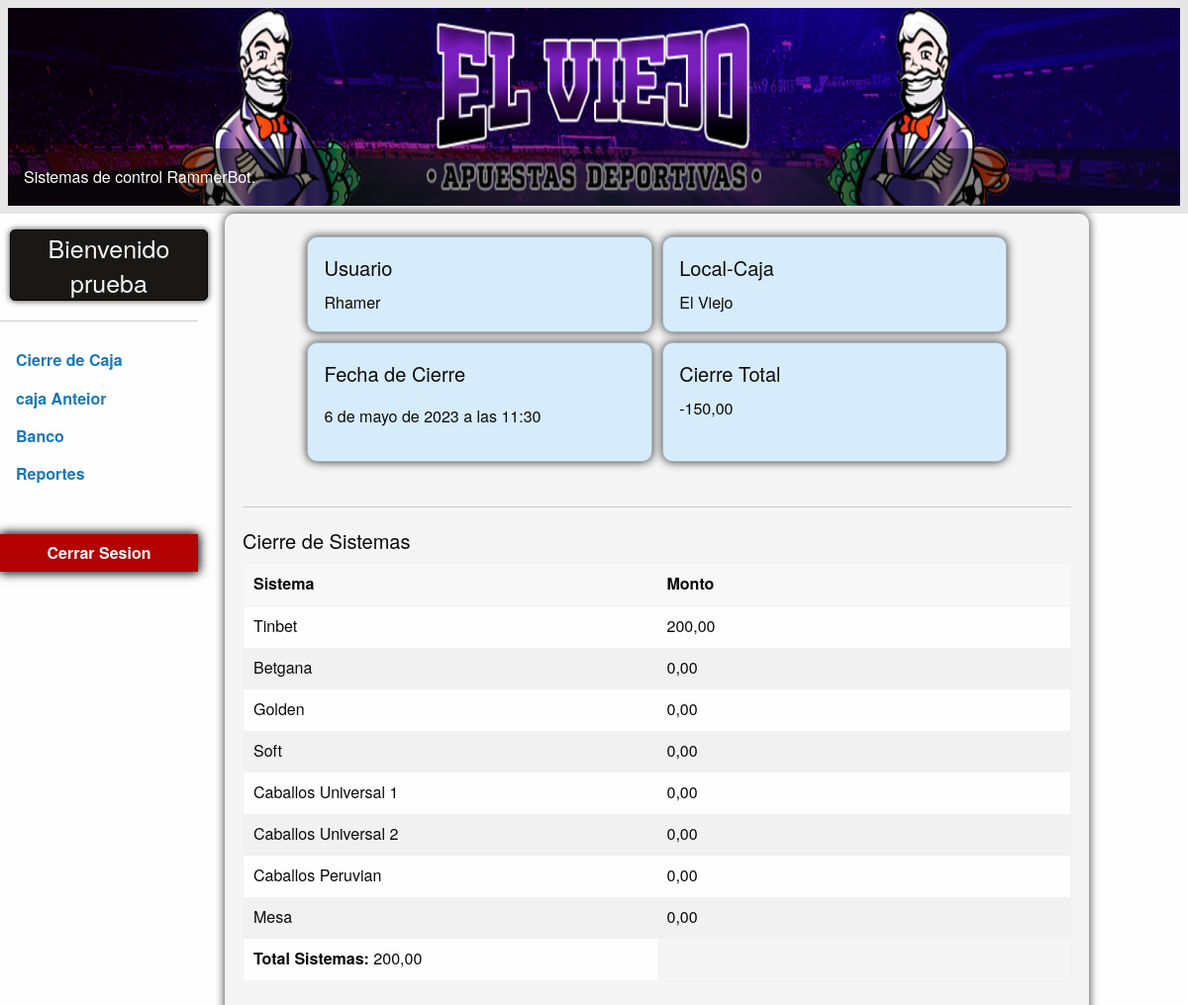
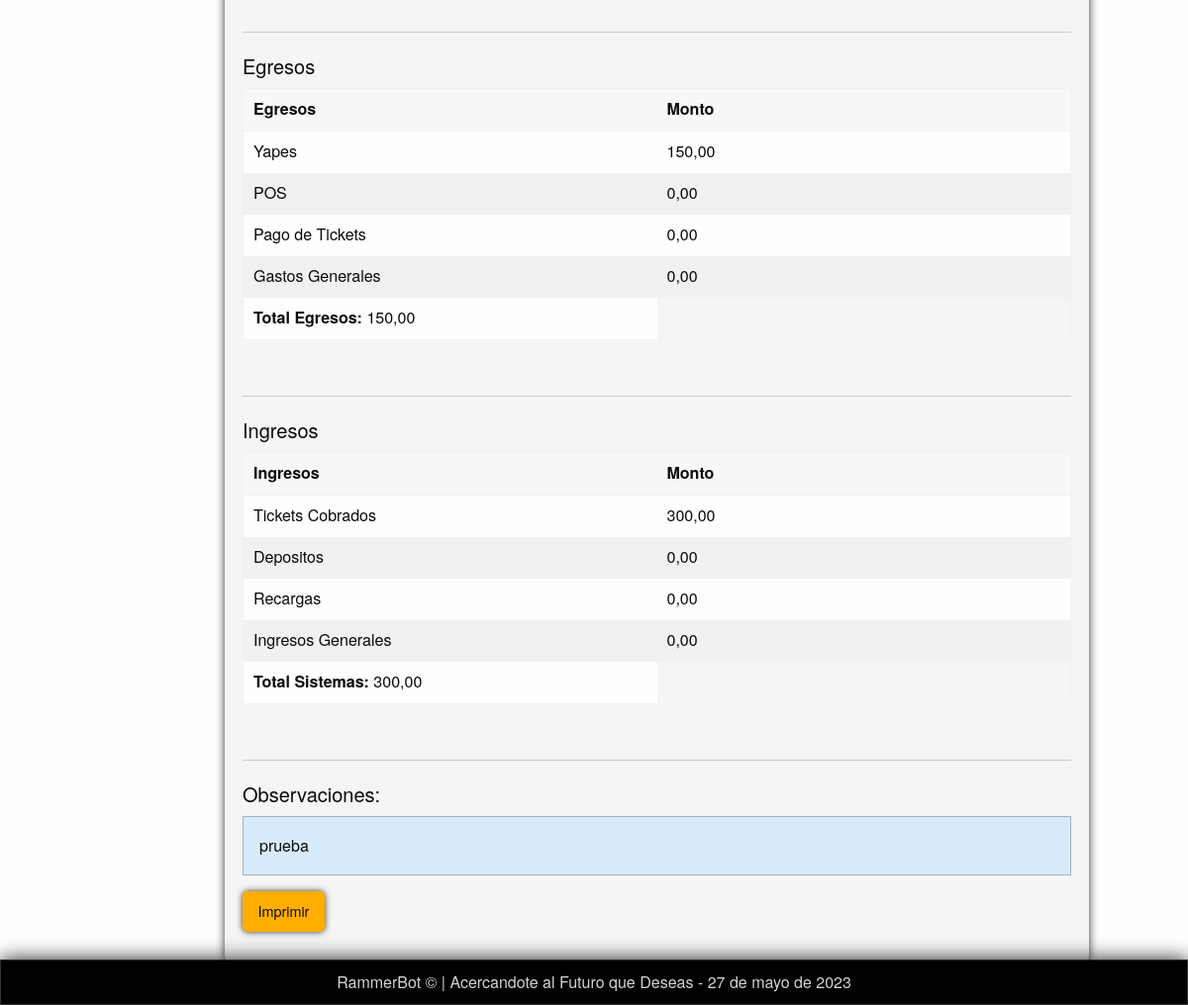
/detail/3 (signed in), run on the app's committed database (2 pictures, top to bottom).
### applications/users/models.py (models this page shows, shortened)
class User(AbstractBaseUser, PermissionsMixin):
    username = models.CharField('Usuario', max_length=20, unique=True)
    email = models.EmailField('Correo', unique=True)
    name = models.CharField("Nombre", max_length=30)
    last_name = models.CharField("Apellido", max_length=30)
    is_staff = models.BooleanField(default=True)
    is_active = models.BooleanField(default=True)
    objects = UserManager()
    USERNAME_FIELD = 'username'
    REQUIRED_FIELDS = ['email', 'name', 'last_name']
    class Meta:
        verbose_name = "Usuario"
        verbose_name_plural = "Usuarios"
    def __str__(self):
        return self.username

### applications/caja/models.py (models this page shows, shortened)
class Caja(TimeStampedModel):
    user = models.ForeignKey(User, on_delete=models.CASCADE)
    nombre_caja = models.ForeignKey(Sucursales, on_delete=models.CASCADE)
    tinbet = models.DecimalField("Timbet", max_digits=10, decimal_places=2, default=0.0)
    betgana = models.DecimalField("Betgana", max_digits=10, decimal_places=2, default=0.0)
    golden = models.DecimalField("Golden", max_digits=10, decimal_places=2, default=0.0)
    soft = models.DecimalField("Soft", max_digits=10, decimal_places=2, default=0.0)
    caballos_uh1 = models.DecimalField("Caballo UH1", max_digits=10, decimal_places=2, default=0.0)
    caballos_uh2 = models.DecimalField("Caballo UH2", max_digits=10, decimal_places=2, default=0.0)
    caballos_peruvian = models.DecimalField("Caballo Peruvian", max_digits=10, decimal_places=2, default=0.0)
    mesa = models.DecimalField("Mesa", max_digits=10, decimal_places=2, default=0.0)
    """Egresos"""
    yapes = models.DecimalField("Yapes", max_digits=10, decimal_places=2, default=0.0)
    pos = models.DecimalField("POS", max_digits=10, decimal_places=2, default=0.0)
    pagos_tickets = models.DecimalField("Pago de Tickets", max_digits=10, decimal_places=2, default=0.0)
    gastos_generales = models.DecimalField("Gastos Generales", max_digits=10, decimal_places=2, default=0.0)
    """Ingresos"""
    cobros_tickets = models.DecimalField("Cobro de Tickets", max_digits=10, decimal_places=2, default=0.0)
    depositos = models.DecimalField("Depositos", max_digits=10, decimal_places=2, default=0.0)
    recargas = models.DecimalField("Recargas", max_digits=10, decimal_places=2, default=0.0)
    ingreso_general = models.DecimalField("Ingresos Generales", max_digits=10, decimal_places=2, default=0.0)
    """Totales"""
    efectivo = models.DecimalField("Efectivo", max_digits=10, decimal_places=2, default=0.0)
    caja_anterior = models.DecimalField("Caja Anterior", max_digits=10, decimal_places=2, default=0.0)
    caja_total = models.DecimalField("Caja Total", max_digits=10, decimal_places=2, default=0.0)
    total_sistemas = models.DecimalField("Total en Sistemas", max_digits=10, decimal_places=2, default=0.0)
    egreso_total = models.DecimalField("Egresos", max_digits=10, decimal_places=2, default=0.0)
    ingreso_total = models.DecimalField("Ingresos", max_digits=10, decimal_places=2, default=0.0)
    total_dia = models.DecimalField("Total del Dia", max_digits=10, decimal_places=2, default=0.0)
    diferencia = models.DecimalField("Diferencia", max_digits=10, decimal_places=2, default=0.0)
    """Billetes y Monedas"""
    calabaza = models.DecimalField("Calabaza", max_digits=10, decimal_places=2, default=0.0)
    guardado = models.DecimalField("Guardado", max_digits=10, decimal_places=2, default=0.0)
    centimos = models.DecimalField("Centimos", max_digits=10, decimal_places=2, default=0.0)
    rotos = models.DecimalField("Rotos", max_digits=10, decimal_places=2, default=0.0)
    virtuales = models.DecimalField("Virtuales", max_digits=10, decimal_places=2, default=0.0)
    cobre = models.DecimalField("Cobre", max_digits=10, decimal_places=2, default=0.0)
    cien = models.DecimalField("100", max_digits=10, decimal_places=2, default=0.0)
    cincuenta = models.DecimalField("50", max_digits=10, decimal_places=2, default=0.0)
    veinte = models.DecimalField("20", max_digits=10, decimal_places=2, default=0.0)
    diez = models.DecimalField("10", max_digits=10, decimal_places=2, default=0.0)
    cinco = models.DecimalField("5", max_digits=10, decimal_places=2, default=0.0)
    dos = models.DecimalField("2", max_digits=10, decimal_places=2, default=0.0)
    uno = models.DecimalField("1", max_digits=10, decimal_places=2, default=0.0)
    medio = models.DecimalField("0.5", max_digits=10, decimal_places=2, default=0.0)
    observaciones = models.TextField("Observaciones", blank=True, null=True)
    objects = CajaManager()
    class Meta:
        verbose_name = "Caja"
        verbose_name_plural = "Cajas"

class Sucursales(TimeStampedModel):
    sucursal = models.CharField('Sucursal', max_length=20)
    class Meta:
        verbose_name = "Sucursal"
        verbose_name_plural = "Sucursales"
    def __str__(self):
        return self.sucursal

### applications/informes/views.py (the view)
# urls.py: path('detail/<pk>', views.CajaDetailView.as_view(), name="detail" ),
class CajaDetailView(LoginRequiredMixin, DetailView):
    template_name = 'informes/caja_detail.html'
    model = Caja
    context_object_name = "caja"
    login_url = 'users_app:login'

### templates/informes/caja_detail.html (shortened to what this page needs)
{% extends 'layout.html' %}
{% load static %}
{% block header %}
{% include 'includes/header.html' %}
{% endblock header %}
{% block menu_vertical %}
{% include 'includes/menu_vertical.html' %}
{% endblock menu_vertical %}
{% block content %}
<div class="grid-container shadow">
  <div class="grid-x centrar_div">
    <div class="cell large-5 callout primary shadow_callout">
        <h5>Usuario</h5>
        <p>{{caja.user}}</p>
    </div>
    <div class="cell medium-5 callout primary shadow_callout">
        <h5>Local-Caja</h5>
        <p>{{caja.nombre_caja}}</p>
    </div>
    <div class="cell medium-5 callout primary shadow_callout">
        <h5>Fecha de Cierre</h5>
        <p><p>{{caja.created}}</p></p>
    </div>
    <div class="cell medium-5 callout primary shadow_callout">
        <h5>Cierre Total</h5>
        <p>{{caja.total_dia}}</p>
    </div>
    <div class="cell table_detail">
        <hr>
        <h5> Cierre de Sistemas</h5>
    </div>
    <table class"hover">
      <thead>
        <tr>
          <th width="200">Sistema</th>
          <th width="200">Monto</th>
        </tr>
      </thead>
      <tbody>
        <tr>
          <td>Tinbet</td>
          <td>{{caja.tinbet}}</td>
        </tr>
        <tr>
          <td>Betgana</td>
          <td>{{caja.betgana}}</td>
        </tr>
        <tr>
          <td>Golden</td>
          <td>{{caja.golden}}</td>
        </tr>
        <tr>
          <td>Soft</td>
          <td>{{caja.soft}}</td>
        </tr>
        <tr>
          <td>Caballos Universal 1</td>
          <td>{{caja.caballos_uh1}}</td>
        </tr>
        <tr>
          <td>Caballos Universal 2</td>
          <td>{{caja.caballos_uh2}}</td>
        </tr>
        <tr>
          <td>Caballos Peruvian</td>
          <td>{{caja.caballos_peruvian}}</td>
        </tr>
        <tr>
          <td>Mesa</td>
          <td>{{caja.mesa}}</td>
        </tr>
        <tr>
          <td><strong>Total Sistemas: </strong> {{caja.total_sistemas}}</td>
        </tr>
      </tbody>
    </table>
  <div class="cell table_detail">
      <hr>
      <h5> Egresos</h5>
  </div>
  <table class"hover">
      <thead>
        <tr>
          <th width="200">Egresos</th>
          <th width="200">Monto</th>
        </tr>
      </thead>
      <tbody>
        <tr>
          <td>Yapes</td>
          <td>{{caja.yapes}}</td>
        </tr>
        <tr>
          <td>POS</td>
          <td>{{caja.pos}}</td>
        </tr>
        <tr>
          <td>Pago de Tickets</td>
          <td>{{caja.pagos_tickets}}</td>
        </tr>
        <tr>
          <td>Gastos Generales</td>
          <td>{{caja.gastos_generales}}</td>
        </tr>
        <tr>
          <td><strong>Total Egresos: </strong>{{caja.egreso_total}}</td>
        </tr>
      </tbody>
  </table>
  <div class="cell table_detail">
    <hr>
    <h5> Ingresos</h5>
  </div>
  <table class"hover">
    <thead>
      <tr>
        <th width="200">Ingresos</th>
        <th width="200">Monto</th>
      </tr>
    </thead>
    <tbody>
      <tr>
        <td>Tickets Cobrados</td>
        <td>{{caja.cobros_tickets}}</td>
      </tr>
      <tr>
        <td>Depositos</td>
        <td>{{caja.depositos}}</td>
      </tr>
      <tr>
        <td>Recargas</td>
        <td>{{caja.recargas}}</td>
      </tr>
      <tr>
        <td>Ingresos Generales</td>
        <td>{{caja.ingreso_general}}</td>
      </tr>
      <tr>
        <td><strong>Total Sistemas: </strong>{{caja.ingreso_total}}</td>
      </tr>
    </tbody>
  </table>
  <div class="cell table_detail">
    <hr>
    <h5> Observaciones:</h5>
  </div>
  <div class="medium-12 cell">
    <div class="cell medium-5 callout primary">
        <p>{{caja.observaciones}}</p>
    </div>
  </div>
  <div class="medium-12 cell">
    <div class="medium-4 cell">
        <button class="button warning shadow_buttons" onclick="window.print()">Imprimir</button>
    </div>
  </div>
  </div>
</div>
</div>
{% endblock content %}

### templates/includes/menu_vertical.html (shortened to what this page needs)
<div class="grid-x">
    <div class="cell small-2">
        <div class="cell">
            <h4 class="cell usuario"> Bienvenido {{user}}</h4>
            <hr>
        </div>
        <ul class="vertical menu menu_nav">
            <li><a href="{% url 'caja_app:caja' %}"><strong>Cierre de Caja</strong></a></li>
            <li><a href="{% url 'informes_app:date' %}"><strong>caja Anteior</strong></a></li>
            <li><a href="{% url 'banco_app:banco' %}"><strong>Banco</strong></a></li>
            <li><a href="{% url 'informes_app:informes' %}"><strong>Reportes</strong></a></li>
            <li class="red"><a class="red" href="{% url 'users_app:logout' %}"><strong>Cerrar Sesion</strong></a></li>
        </ul>
    </div>
    <div class="cell large-9 centro">

### static/css/app.css (style rules this page uses)
body { height: 100%; position: relative; }
.usuario { background-color: #1a1717; color: whitesmoke; box-shadow: 0px 0px 6px #333; text-align: center; border: 1px solid black; margin-left: 10px; margin-top: 8%; margin-bottom: 8; border-radius: 5px; }
.shadow { background-color: whitesmoke; box-shadow: 0px 0px 10px #333; border-radius: 10px ; padding: 2%; margin-left: 3%; }
.shadow_buttons { box-shadow: 0px 0px 6px #333; border-radius: 5px; }
.shadow_callout { background-color: whitesmoke; box-shadow: 0px 0px 10px #333; border-radius: 10px ; margin: 5px; padding: 2%; }
.centrar_div { justify-content: center; }
.table_detail { margin-top: 20px; }
.red { background-color: #b50101f2; color: whitesmoke; box-shadow: 0px 0px 10px #333; text-align: center; }
.centro { margin-bottom: 40px; }

### data on the page
User: username "prueba"
Caja: user "Rhamer", nombre_caja "El Viejo", created "6 de mayo de 2023 a las 11:30", total_dia "-150,00", tinbet "200,00", betgana "0,00", golden "0,00", soft "0,00", caballos_uh1 "0,00", caballos_uh2 "0,00", caballos_peruvian "0,00", mesa "0,00", total_sistemas "200,00", yapes "150,00", pos "0,00", pagos_tickets "0,00", gastos_generales "0,00", egreso_total "150,00", cobros_tickets "300,00", depositos "0,00", recargas "0,00", ingreso_general "0,00", ingreso_total "300,00", observaciones "prueba"
